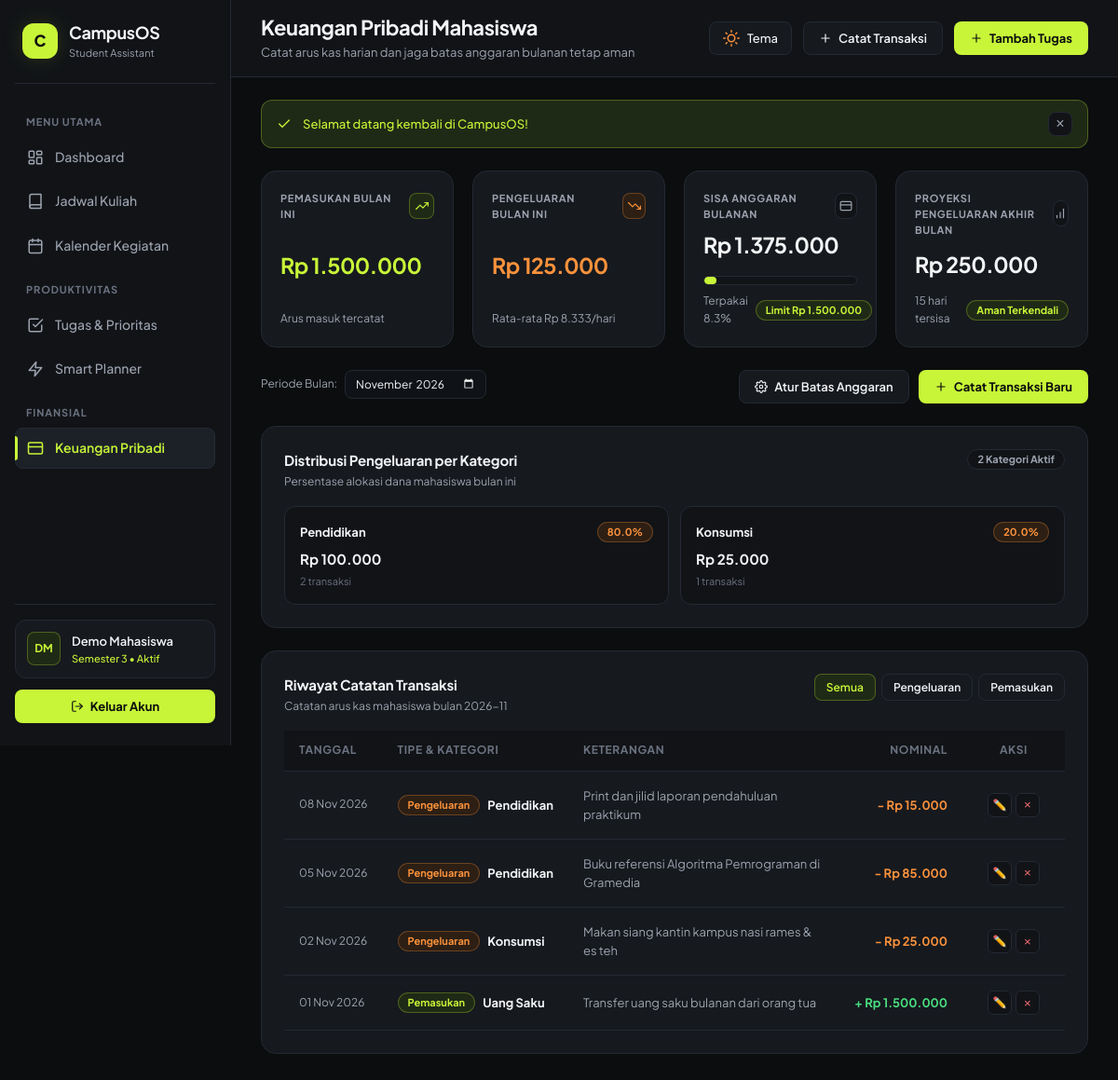
The app's page /index.php?page=finance (signed in) with its own data.
### tables this page shows
CREATE TABLE IF NOT EXISTS `transactions` (
    `id` INT AUTO_INCREMENT PRIMARY KEY,
    `user_id` INT NOT NULL,
    `type` ENUM('income', 'expense') NOT NULL,
    `category` VARCHAR(50) NOT NULL,
    `amount` DECIMAL(12,2) NOT NULL,
    `transaction_date` DATE NOT NULL,
    `description` VARCHAR(200) NULL,
    `created_at` TIMESTAMP NOT NULL DEFAULT CURRENT_TIMESTAMP,
    INDEX `idx_transactions_user_date` (`user_id`, `transaction_date`),
    CONSTRAINT `fk_transactions_user` FOREIGN KEY (`user_id`) 
        REFERENCES `users` (`id`) ON DELETE CASCADE
);

### views/finance/index.php (the view, shortened to what the rows shown need)
<?php
$transactions = $transactions ?? [];
$categoryBreakdown = $categoryBreakdown ?? [];
$currentMonth = $currentMonth ?? date('Y-m');
?>
<?php if (!empty($categoryBreakdown)): ?>
  <article class="bento-card">
    <div class="card-header-row">
      <div class="card-heading-group">
        <h2 class="card-heading-title">Distribusi Pengeluaran per Kategori</h2>
      </div>
    </div>
  </article>
<?php endif; ?>
<article class="bento-card">
  <div class="card-header-row">
    <div class="card-heading-group">
      <h2 class="card-heading-title">Riwayat Catatan Transaksi</h2>
    </div>
  </div>
  <?php if (empty($transactions)): ?>
    <div class="empty-state">
      <div class="empty-state-icon" aria-hidden="true">
        <svg class="ui-icon" viewBox="0 0 24 24">
          <rect x="2" y="4" width="20" height="16" rx="2"></rect>
          <line x1="2" y1="10" x2="22" y2="10"></line>
        </svg>
      </div>
      <h3 class="empty-state-title">Belum Ada Catatan Transaksi</h3>
      <p class="empty-state-desc">Belum ada catatan pemasukan atau pengeluaran di periode ini. Mulai catat transaksi untuk mengontrol keuangan harianmu.</p>
      <button type="button" class="btn-lime" data-open-modal="transactionCreateModal">+ Catat Transaksi Pertama</button>
    </div>
  <?php else: ?>
    <div class="finance-table-wrap">
      <table class="finance-table" aria-label="Tabel Catatan Transaksi">
        <thead>
          <tr>
            <th>Tanggal</th>
            <th>Tipe &amp; Kategori</th>
            <th>Keterangan</th>
            <th style="text-align: right;">Nominal</th>
            <th style="text-align: center; width: 110px;">Aksi</th>
          </tr>
        </thead>
        <tbody>
          <?php foreach ($transactions as $tx):
            $isIncome = (($tx['type'] ?? '') === 'income');
            $amountFormatted = number_format((float)($tx['amount'] ?? 0), 0, ',', '.');
          ?>
            <tr>
              <td style="white-space: nowrap; font-size: var(--font-size-xs); color: var(--text-secondary);">
                <?= date('d M Y', strtotime($tx['transaction_date'])) ?>
              </td>
              <td>
                <div style="display: flex; align-items: center; gap: 8px;">
                  <span class="pill <?= $isIncome ? 'pill-lime' : 'pill-orange' ?>" style="font-size: 0.6875rem;">
                    <?= $isIncome ? 'Pemasukan' : 'Pengeluaran' ?>
                  </span>
                  <strong style="color: var(--text-primary); font-size: var(--font-size-sm);"><?= e($tx['category']) ?></strong>
                </div>
              </td>
              <td style="color: var(--text-secondary);">
                <?= e(!empty($tx['description']) ? $tx['description'] : '—') ?>
              </td>
              <td style="text-align: right; white-space: nowrap;">
                <span class="<?= $isIncome ? 'amount-income' : 'amount-expense' ?>">
                  <?= $isIncome ? '+' : '-' ?> Rp <?= $amountFormatted ?>
                </span>
              </td>
              <td style="text-align: center; white-space: nowrap;">
                <div style="display: inline-flex; align-items: center; gap: 4px;">
                  <button
                    type="button"
                    class="btn-ghost-icon"
                    title="Edit Transaksi"
                    data-edit-transaction='<?= json_encode($tx, JSON_HEX_TAG | JSON_HEX_APOS | JSON_HEX_QUOT | JSON_HEX_AMP) ?>'
                    style="width: 26px; height: 26px; font-size: 0.75rem;"
                  >
                    ✏️
                  </button>
                  <form method="POST" action="index.php?page=finance&action=delete_transaction&month=<?= e($currentMonth) ?>" onsubmit="return confirm('Apakah Anda yakin ingin menghapus catatan transaksi ini?');" style="margin:0;">
                    <button type="submit" class="btn-ghost-icon" title="Hapus Transaksi" style="width: 26px; height: 26px; color: var(--accent-danger);">
                      &times;
                    </button>
                  </form>
                </div>
              </td>
            </tr>
          <?php endforeach; ?>
        </tbody>
      </table>
    </div>
  <?php endif; ?>
</article>

### records on screen
transactions: transaction_date "08 Nov 2026", type "Pengeluaran", category "Pendidikan", description "Print dan jilid laporan pendahuluan praktikum", amount "15.000"
transactions: transaction_date "05 Nov 2026", type "Pengeluaran", category "Pendidikan", description "Buku referensi Algoritma Pemrograman di Gramedia", amount "85.000"
transactions: transaction_date "02 Nov 2026", type "Pengeluaran", category "Konsumsi", description "Makan siang kantin kampus nasi rames & es teh", amount "25.000"
transactions: transaction_date "01 Nov 2026", type "Pemasukan", category "Uang Saku", description "Transfer uang saku bulanan dari orang tua", amount "1.500.000"

### other values on screen
$userInitials "DM"
$user['name'] "Demo Mahasiswa"
$user['semester'] "3"
$headerInfo['title'] "Keuangan Pribadi Mahasiswa"
$headerInfo['subtitle'] "Catat arus kas harian dan jaga batas anggaran bulanan tetap aman"
$flash['message'] "Selamat datang kembali di CampusOS!"
$totalIncome "1.500.000"
$totalExpense "125.000"
$dailyAverage "8.333"
$remainingBudget "1.375.000"
$budgetUsagePct "8.3"
$monthlyLimit "1.500.000"
$projectedExpense "250.000"
$summary['remaining_days'] "15"
count($categoryBreakdown) "2"
